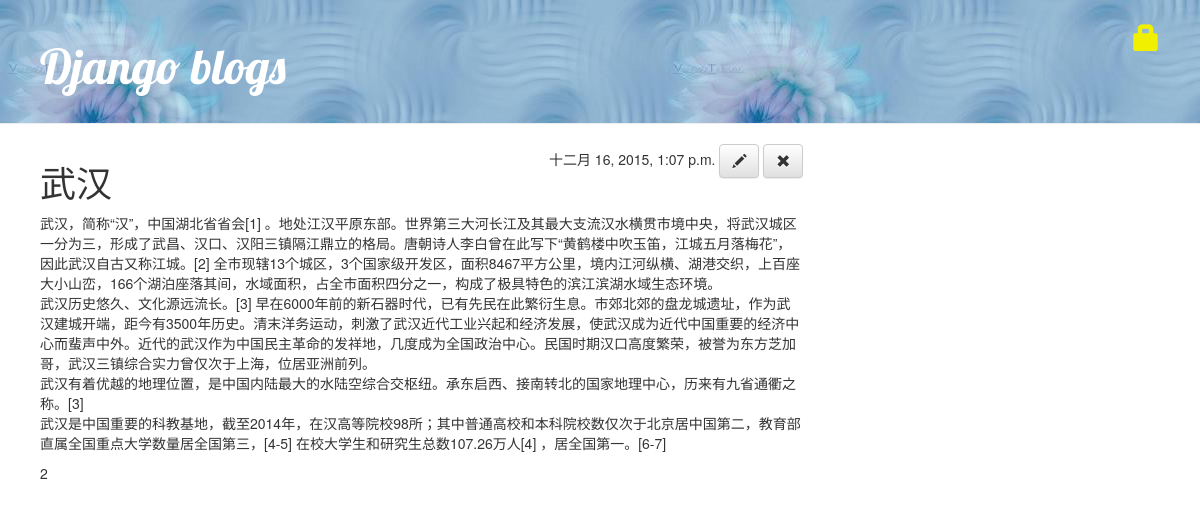
Page /article/3/ on the committed database.
### blog/models.py (models this page shows, shortened)
class Article(models.Model):
    author = models.ForeignKey(User)
    title = models.CharField(max_length=200)
    text = models.TextField()
    image=models.ImageField(null=True)
    created_date = models.DateTimeField(default=timezone.now)
    published_date = models.DateTimeField(blank=True, null=True)

### blog/views.py (the view)
# urls.py: url(r'^article/(?P<pk>[0-9]+)/$',views.article_detail),
def article_detail(request,pk):
    article=get_object_or_404(Article,pk=pk)
    return render(request,'blog/article_detail.html',{'article':article})

### blog/templates/blog/article_detail.html (shortened to what this page needs)
<!DOCTYPE html>
{% extends 'blog/base.html' %}
{% block content %}
    <div style="float:right" class="data">
    {% if article.published_date %}
        {{ article.published_date }}
    {% else %}
        <a class="btn btn-default" href="{% url 'blog.views.article_publish' pk=article.pk %}">P<span class="glyphicon glyphicon-pencil"></span></a>
    {% endif %}
        <a class="btn btn-default" href="{% url 'article_edit' pk=article.pk %}"><span class="glyphicon glyphicon-pencil"></span></a>
        <a class="btn btn-default" href="{% url 'article_remove' pk=article.pk %}"><span class="glyphicon glyphicon-remove"></span></a>
    </div>
    <h1>{{ article.title }}</h1>
    <p>{{ article.text|linebreaks }}</p>
    <p>{{ article.image }}</p>
{% endblock %}

### static/css/blog.css (style rules this page uses)
h1, h2, h3, h4 { font-family: 'Lobster', cursive; }

### rows in the picture
Article: published_date "十二月 16, 2015, 1:07 p.m.", title "武汉", text "武汉，简称“汉”，中国湖北省省会[1] 。地处江汉平原东部。世界第三大河长江及其最大支流汉水横贯市境中央，将武汉城区一分为三，形成了武昌、汉口、汉阳三镇隔江鼎立的格局。唐朝诗人李白曾在此写下“黄鹤楼中吹玉笛，江城五月落梅花”，因此武汉自古又称江城。[2] 全市现辖13个城区，3个国家级开发区，面积8467平方公里，境内江河纵横、湖港交织，上百座大小山峦，166个湖泊座落其间，水域面积，占全市面积四分之一，构成了极具特色的滨江滨湖水域生态环境。 武汉历史悠久、文化源远流长。[3] 早在6000年前的新石器时代，已有先民在此繁衍生息。市郊北郊的盘龙城遗址，作为武汉建城开端，距今有3500年历史。清末洋务运动，刺激了武汉近代工业兴起和经济发展，使武汉成为近代中国重要的经济中心而蜚声中外。近代的武汉作为中国民主革命的发祥地，几度成为全国政治中心。民国时期汉口高度繁荣，被誉为东方芝加哥，武汉三镇综合实力曾仅次于上海，位居亚洲前列。 武汉有着优越的地理位置，是中国内陆最大的水陆空综合交枢纽。承东启西、接南转北的国家地理中心，历来有九省通衢之称。[3] 武汉是中国重要的科教基地，截至2014年，在汉高等院校98所；其中普通高校和本科院校数仅次于北京居中国第二，教育部直属全国重点大学数量居全国第三，[4-5] 在校大学生和研究生总数107.26万人[4] ，居全国第一。[6-7]", image "2"
